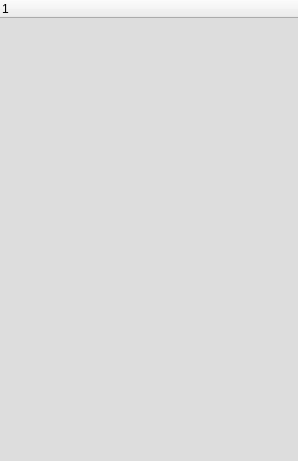
<?xml version="1.0" encoding="UTF-8"?>
<ui version="4.0">
 <class>CameraSelect</class>
 <widget class="QWidget" name="CameraSelect">
  <property name="geometry">
   <rect>
    <x>0</x>
    <y>0</y>
    <width>298</width>
    <height>461</height>
   </rect>
  </property>
  <property name="windowTitle">
   <string>Form</string>
  </property>
  <layout class="QGridLayout" name="gridLayout">
   <property name="leftMargin">
    <number>0</number>
   </property>
   <property name="topMargin">
    <number>0</number>
   </property>
   <property name="rightMargin">
    <number>0</number>
   </property>
   <property name="bottomMargin">
    <number>0</number>
   </property>
   <property name="spacing">
    <number>0</number>
   </property>
   <item row="0" column="0">
    <widget class="CameraTreeWidget" name="treeWidget">
     <property name="focusPolicy">
      <enum>Qt::NoFocus</enum>
     </property>
     <property name="styleSheet">
      <string notr="true">QTreeView
{
	background-color: rgb(221, 221, 221);
	color: rgb(0, 0, 0);
}
QTreeView::item{color: rgb(0, 0, 0)}
QTreeView::branch:hover{background-color:rgb(210, 210, 210)}
QTreeView::branch:selected{background-color:rgb(200,200,200)}
QTreeView::item:hover{background-color:rgb(210, 210, 210)}
QTreeView::item:selected{background-color:rgb(200,200,200)}</string>
     </property>
     <property name="frameShape">
      <enum>QFrame::NoFrame</enum>
     </property>
     <column>
      <property name="text">
       <string notr="true">1</string>
      </property>
     </column>
    </widget>
   </item>
  </layout>
 </widget>
 <customwidgets>
  <customwidget>
   <class>CameraTreeWidget</class>
   <extends>QTreeWidget</extends>
   <header>CameraTreeWidget.h</header>
  </customwidget>
 </customwidgets>
 <resources/>
 <connections/>
</ui>
